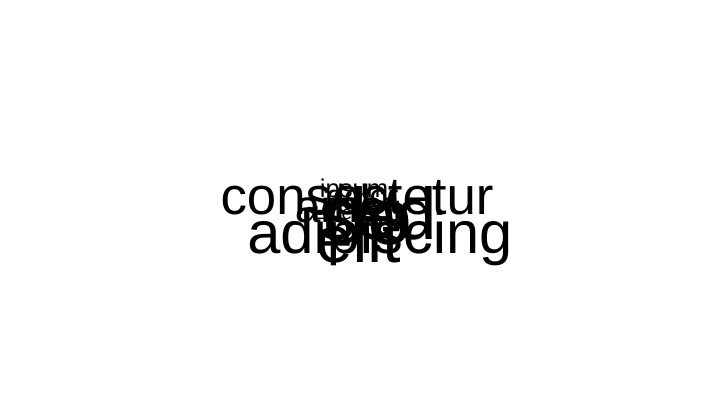
Frame 1 (no input)
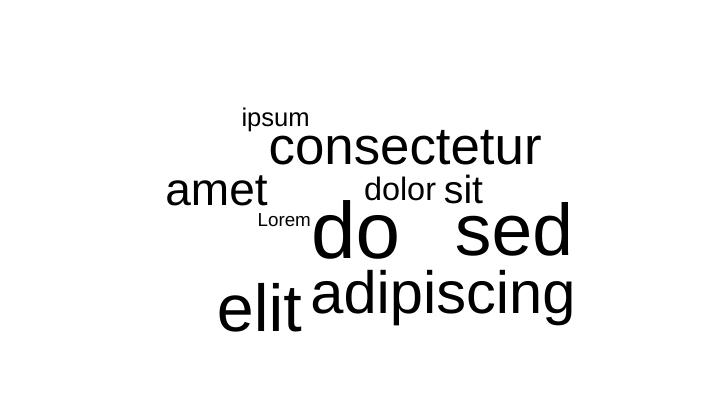
Frame 60 (no input)
Frame 120 (the mouse pressed at the canvas centre since frame 60): identical to frame 60, image omitted

The p5.js sketch that drew these frames (run headless with seeded random() and noise() and a simulated clock; from frame 60 on, the mouse is pressed at the canvas centre):

// p5.js sketch
// ── sketch.js
var dict = {
  Lorem:1,
  ipsum:2,
  dolor:3,
  sit:4,
  amet:5,
  consectetur:6,
  adipiscing:7,
  elit:8, 
  sed:9,
  do:10,
}

var scalar = 0.82; // Different for each font
var debug = false;

var font,
    fontSize = 80,
    minFontSize = 12;

var spawnBoxSize = 30;

var spring = 0.5;
var force = 500000;
  
var x,y, cloud;

class wordCloud {
  constructor(wordDict) {
    this.wordDict = wordDict;
    this.wordBoxes = [];
    /*
	    boundaries are much bigger than necessary to ensure that 
	    no words exit the screen by jumping over or through a boundary

    	(0,0)
		|--------|--------|--------|
		|        |   b3   |        |
		|        |        |        |
		|        |--------|        |
		|   b2   | canvas |   b1   |
		|        |        |        |
		|        |--------|        |
		|        |   b4   |        |
		|        |        |        |
		|--------|--------|--------|
								  (width, height)
    */
    this.boundaries = [
    	//b1
    	new Rectangle(width,  -height, width, height * 3),
    	//b2
    	new Rectangle(-width, -height, width, height * 3),
    	//b3
    	new Rectangle(0, -height, width, height),
    	//b4
    	new Rectangle(0, height, width, height)
    ];

    var maxFreq = 0;
    for (const [word, freq] of Object.entries(wordDict)) {
      if (freq > maxFreq) {
        maxFreq = freq;
      }
    }
    for (const [word, freq] of Object.entries(wordDict)) {
      this.wordBoxes.push(new wordBox(word, freq, maxFreq));
    }
  }

  render() {
    for (var i = 0; i < this.wordBoxes.length; i++) {
      this.wordBoxes[i].render();
    }
    if (debug) {
    	for (var i = 0; i < this.boundaries.length; i++) {
    		this.boundaries[i].render();
    	}
    }
  }

  handleCollisions() {
    for (var i = 0; i < this.wordBoxes.length; i++) {
      for (var j = i; j < this.wordBoxes.length; j++) {
        if (i == j) continue;
        this.wordBoxes[i].handleCollision(this.wordBoxes[j]);
      }
    }
    for (var i = 0; i < this.wordBoxes.length; i++) {
    	this.wordBoxes[i].move();
    }
  }

  handleBoundary() {
  	for (var i = 0; i < this.wordBoxes.length; i++) {
		for (var j = 0; j < this.boundaries.length; j++) {
			this.wordBoxes[i].handleBoundary(this.boundaries[j]);
		}
  	}
  }


}

class wordBox {
  constructor(text, freq, maxFreq) {
    this.text = text;
    this.freq = freq;
    this.maxFreq = maxFreq;
    this.fontSize = map(freq/maxFreq, 0, 1, minFontSize, fontSize);
    textSize(this.fontSize);
    var randX = Math.random() * 30 - 15;
    var randY = Math.random() * 30 - 15;
    this.rect = new Rectangle(width / 2 - textWidth(text) / 2 + randX, 
    						  height / 2 + randY, 
    						  textWidth(text), 
    						  this.fontSize * scalar);
    this.yOffset = this.fontSize * (1 - scalar);
  }

  render() {
    textSize(this.fontSize);
    text(this.text, this.rect.x, this.rect.y - this.yOffset);
    if (debug) {
      this.rect.render();
    }
  }
  
  handleCollision(other) {
    this.rect.handleCollision(other.rect);
  }

  move() {
    this.rect.move();
  }

  handleBoundary(bound) {
  	this.rect.handleCollision(bound);
  }
}

class Rectangle {
  constructor(x,y,w,h) {
    this.x = x;
    this.y = y;
    this.w = w;
    this.h = h;
    this.midX = x + w / 2;
    this.midY = y + h / 2;
    this.vx = 0;
    this.vy = 0;
  }

  area() {
    return this.w * this.h;
  }

  render() {
    rect(this.x, this.y, this.w, this.h);
  }

  handleCollision(other) {
    if (!this.collides(other)) {
      // console.log('no collision');
      return
    }
    // console.log("here");
    var dx = this.getDX(this, other),
        dy = this.getDY(this, other);
    var threshold = 1.0;
    if (dx < threshold && dx >= 0) {
      dx = threshold;
    } else if (dx > -threshold && dx <= 0) {
      dx = -threshold;
    }
    if (dy < threshold && dy >= 0) {
      dy = threshold;
    } else if (dy > -threshold && dy <= 0) {
      dy = -threshold;
    }
    var distance = sqrt(dx * dx + dy * dy);

    // var constvx = force * spring * dx / distance / distance,
    // 	constvy = force * spring * dy / distance / distance;
    var constvx = force * spring / dx / Math.pow(Math.abs(dx), 1),
    	constvy = force * spring / dy / Math.pow(Math.abs(dy), 1);

    var areaScale1 = pow(this.area(), 0.3);
    var areaScale2 = pow(other.area(), 0.3);

    var max = 1;
    this.vx += clampAbs(constvx / areaScale1, max);
    this.vy += clampAbs(constvy / areaScale1, max);
    other.vx -= clampAbs(constvx / areaScale2, max);
    other.vy -= clampAbs(constvy / areaScale2, max);
  }

  getDX(rect1, rect2) {
  	return rect1.midX - rect2.midX;
  }

  getDY(rect1, rect2) {
  	return rect1.midY - rect2.midY;
  }

  getDX2(rect1, rect2) {

  }

  getDY2(rect1, rect2) {

  }

  move() {
  	var drag = 0.3;
    this.x += this.vx;
    this.y += this.vy;
    this.midX = this.x + this.w / 2;
    this.midY = this.y + this.h / 2;
    // this.vx = 0;
    // this.vy = 0;
    this.vx = this.vx * drag;
    this.vy = this.vx * drag;
  }

  collides(other) {
    if (this.x < other.x + other.w && this.x + this.w > other.x &&
          this.y < other.y + other.h && this.y + this.h > other.y) {
      return true;
    }
    return false;
  }
}

function setup() {
  createCanvas(720, 400);
  textSize(fontSize);
  textAlign(LEFT, TOP);
  textLeading(0);
  x=new wordBox("pooE", 5, 10);
  y=new wordBox("eggs", 10, 10);
  cloud = new wordCloud(dict);
}


function draw() {
  if (debug) {
    noFill();
    stroke(255, 128, 0);
  } else {

  }
  background(255);

  cloud.handleBoundary();
  cloud.handleCollisions();
  cloud.render();
}

function clampAbs(val, max) {
	var sign = (val < 0) ? -1 : 1;
	var temp = (val < 0) ? -val : val;
	if (temp > max) {
		return sign * max;
	} else {
		return val;
	}
}
